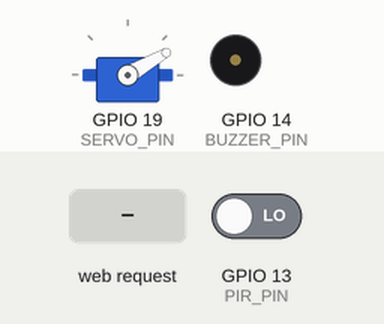
The sketch below on a simulated ESP32. Parts: servo, buzzer (waves = sounding, pin HIGH). Wiring (inferred from the names in the program): IR receiver: data GPIO 18. The test bench sets the inputs (shaded band); at power-on: GPIO 13 (PIR_PIN) LOW. WiFi joins after 1.5 s; servers stay silent unless stated; what the sketch prints to the serial monitor is not drawn.

Above: at 2.7 s.
2.8 s: GPIO 13 (PIR_PIN) driven HIGH
At 4.49 s:
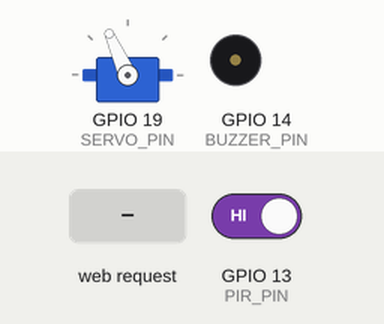
5.8 s: HTTP request GET /trigger received
8.8 s: GPIO 13 (PIR_PIN) driven LOW
At 9.14 s:
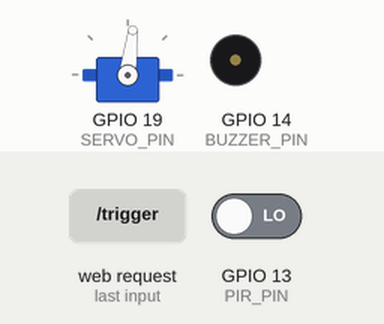
11.8 s: HTTP request GET /trigger received
At 12.29 s:
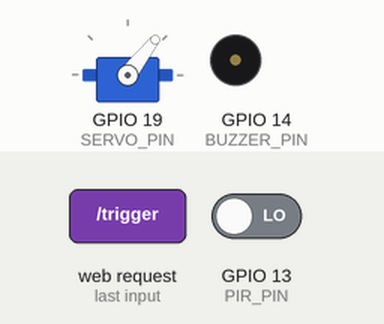
Timing chart, 0 to 14.6 s (numbered marks = the images above; inputs shaded):
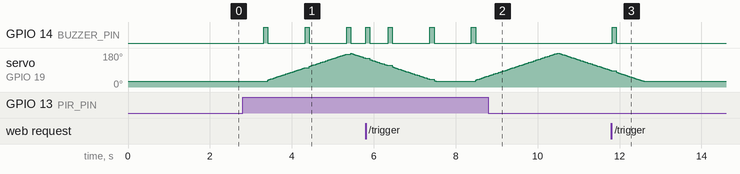

Measured:
- after the input at 2.8 s, GPIO 14 (BUZZER_PIN): alternates HIGH for 0.10 s and LOW for 0.92 s, starting after 0.51 s; servo on GPIO 19 (SERVO_PIN): rises from 30° to 178° in 2.0 s, then falls to 153° in 0.35 s
- after the input at 8.8 s, GPIO 14 (BUZZER_PIN): stops changing and stays LOW
- after the input at 11.8 s, GPIO 14 (BUZZER_PIN): LOW → HIGH at once, → LOW 0.10 s later

The sketch:

auxSensors.ino
```cpp
#include <WiFi.h>
#include <WebServer.h>
#include <ESP32Servo.h>

const char* WIFI_SSID = "Janardhana Rao";
const char* WIFI_PASS = "Madhavi#888";

WebServer server(80);

const int SERVO_PIN = 19;
const int PIR_PIN = 13;
const int BUZZER_PIN = 14;
const int IR_PIN = 18; // IR Sensor Pin

// --- New Global Variable ---
// Assume IR sensor is active LOW (LOW when object detected)
volatile bool irObjectDetected = false;

// -- PAN Configuration --
const unsigned long panDurationMs = 2100UL;
const int startAngle = 30;
const int endAngle = 180;
const unsigned long minRetriggerDelay = 1000UL; // min ms for next trigger

// -- PIR Configuration --
const unsigned long pirDebounceMs = 500UL; // debounce time for PIR signal

Servo myServo;
bool panActive = false;
unsigned long panStartMillis = 0;
unsigned long lastPIRAcceptedAt = 0;

unsigned long lastPirReadChangeAt = 0;
int lastPirRaw = LOW;

void startPanSequence() {
 if (!panActive) {
  panActive = true;
  panStartMillis = millis();
  Serial.println("Pan started");
 }
}

void updatePan() {
 if (!panActive) return;

 unsigned long elapsed = millis() - panStartMillis;

 // Full sequence is: forward (0->180) in panDurationMs then backward (180->0) in panDurationMs
 unsigned long fullCycle = panDurationMs * 2UL;
 if (elapsed >= fullCycle) {
  // Completed cycle
  myServo.write(startAngle);
  panActive = false;
  Serial.println("Pan completed");
  return;
 }

 // Calculate current angle
 if (elapsed < panDurationMs) {
  // Forward phase: startAngle -> endAngle
  float progress = (float)elapsed / (float)panDurationMs; // 0.0 .. <1.0
  int angle = startAngle + (int)((endAngle - startAngle) * progress);
  myServo.write(angle);
 } else {
  // Backward phase: endAngle -> startAngle
  float progress = (float)(elapsed - panDurationMs) / (float)panDurationMs; // 0.0 .. <1.0
  int angle = endAngle - (int)((endAngle - startAngle) * progress);
  myServo.write(angle);
 }
}

// Modular PIR logic: debounce only (no hold); returns true once per accepted trigger
bool isPIRTriggered() {
 int raw = digitalRead(PIR_PIN);

 // If reading changed, record the time and wait for it to stabilize
 if (raw != lastPirRaw) {
  lastPirRaw = raw;
  lastPirReadChangeAt = millis();
  return false; // wait until stable
 }

 // If not stable long enough, ignore
 if (millis() - lastPirReadChangeAt < pirDebounceMs) {
  return false;
 }

 // Stable reading: accept HIGH (motion) if retrigger delay elapsed
 if (raw == HIGH) {
  if (millis() - lastPIRAcceptedAt >= minRetriggerDelay) {
   lastPIRAcceptedAt = millis();
   return true;
  } else {
   return false; // too soon to retrigger
  }
 }

 // LOW (no motion)
 return false;
}

// -------- HTTP handlers --------
void handleRoot() {
 String html = "<!doctype html><html><head><meta charset='utf-8'><title>ESP32 Pan Server</title>";
  // Add auto-refresh to see the IR status change
  html += "<meta http-equiv='refresh' content='1'></head><body>";

 html += "<h2>ESP32 Pan Control</h2>";
 html += "<p><a href=\"/status\">/status</a> (json)</p>";
 html += "<p><a href=\"/trigger\">/trigger</a> (start pan)</p>";
 html += "<p><a href=\"/stop\">/stop</a> (stop pan)</p>";

  // --- CONDITIONAL IR PRINTING (MODIFIED) ---
  html += "<h3>IR Sensor Status:</h3>";
  if (irObjectDetected) {
    // Print this when the IR sensor is triggered (LOW)
    html += "<p style='color: red; font-size: 1.2em;'>⚠️ **Activity Detected**</p>";
  } else {
    // Print this when no object is detected (HIGH)
    html += "<p style='color: green;'>No Activity Detected</p>";
  }
  // --- END IR PRINTING ---

 html += "</body></html>";

 server.send(200, "text/html", html);
}

void sendJsonStatus() {
 // build small JSON with key fields
 int pirState = digitalRead(PIR_PIN);
 int irState = digitalRead(IR_PIN); // Read current IR state
 int servoAngle = myServo.read(); // should return last written angle
 unsigned long now = millis();


 String payload = "{";
 payload += "\"panActive\":";
 payload += (panActive ? "true" : "false");
 payload += ",";

 payload += "\"pirState\":";
 payload += (pirState == HIGH ? "\"HIGH\"" : "\"LOW\"");
 payload += ",";

  // Include IR state in JSON response
 payload += "\"irState\":";
 payload += (irState == LOW ? "\"DETECTED\"" : "\"CLEAR\"");
 payload += ",";

 payload += "\"lastPIRAcceptedAt\":";
 payload += String(lastPIRAcceptedAt);
 payload += ",";

 payload += "\"now\":";
 payload += String(now);
 payload += ",";

 payload += "\"servoAngle\":";
 payload += String(servoAngle);
 payload += "}";

 server.send(200, "application/json", payload);
}

void handleStatus() {
 sendJsonStatus();
  // Note: The /status handler is primarily for JSON data.
  // It should be changed to use sendJsonStatus() only. The original code's
  // mix of JSON/HTML in this function was confusing, so I've simplified it
  // back to its JSON purpose and ensured the IR logic is in handleRoot.
}

void handleTrigger() {
 // trigger pan sequence via HTTP
 startPanSequence();
 // Optionally buzz briefly to indicate remote trigger
 digitalWrite(BUZZER_PIN, HIGH);
 delay(100);
 digitalWrite(BUZZER_PIN, LOW);

 server.send(200, "application/json", "{\"result\":\"pan_triggered\"}");
}

void handleStop() {
 // stop pan immediately
 panActive = false;
 myServo.write(startAngle);
 server.send(200, "application/json", "{\"result\":\"pan_stopped\"}");
}

void handleNotFound() {
 server.send(404, "text/plain", "Not found");
}

// -------- Setup & Loop --------
void setup() {
 Serial.begin(115200);

 pinMode(PIR_PIN, INPUT);
 pinMode(BUZZER_PIN, OUTPUT);
 pinMode(IR_PIN, INPUT); // IR Pin is configured as an input
 digitalWrite(BUZZER_PIN, LOW);

 Serial.println("Starting the system......");

 // Attach servo and optionally set pulse range for SG90 (500-2500us typical)
 myServo.setPeriodHertz(50); // 50 Hz for standard servos
 myServo.attach(SERVO_PIN); // minUs, maxUs - tune if needed
 myServo.write(startAngle); // home position

 // --- WiFi ---
 Serial.printf("Connecting to WiFi '%s' ...\n", WIFI_SSID);
 WiFi.mode(WIFI_STA);
 WiFi.begin(WIFI_SSID, WIFI_PASS);

 unsigned long wifiStart = millis();
 const unsigned long wifiTimeout = 15000UL; // 15s timeout
 while (WiFi.status() != WL_CONNECTED && (millis() - wifiStart) < wifiTimeout) {
  delay(250);
  Serial.print(".");
 }
 if (WiFi.status() == WL_CONNECTED) {
  Serial.println("");
  Serial.print("Connected. IP: ");
  Serial.println(WiFi.localIP());
 } else {
  Serial.println("");
  Serial.println("WiFi connect failed or timed out. Continuing offline (server will not start).");
 }

 // --- HTTP server setup (only start if WiFi connected) ---
 if (WiFi.status() == WL_CONNECTED) {
  server.on("/", handleRoot);
  server.on("/status", handleStatus);
  server.on("/trigger", handleTrigger);
  server.on("/stop", handleStop);
  server.onNotFound(handleNotFound);
  server.begin();
  Serial.println("HTTP server started on port 80");
 }
}

void loop() {
 // handle HTTP client (non-blocking)
 if (WiFi.status() == WL_CONNECTED) {
  server.handleClient();
 }

  // --- IR SENSOR CHECK (NEW) ---
  // Assuming IR sensor is active LOW (LOW when object is detected)
  if (digitalRead(IR_PIN) == LOW) {
    irObjectDetected = true;
  } else {
    irObjectDetected = false;
  }
  // ---------------------------

 // Check PIR trigger (modular)
 if (isPIRTriggered()) {
  Serial.println("PIR accepted -> starting pan");
  startPanSequence();
  digitalWrite(BUZZER_PIN, HIGH);
  delay(100);
  digitalWrite(BUZZER_PIN, LOW);
 }

 updatePan();

 delay(20); // short delay to keep CPU sane (and keep servo updated smoothly)
}
```
